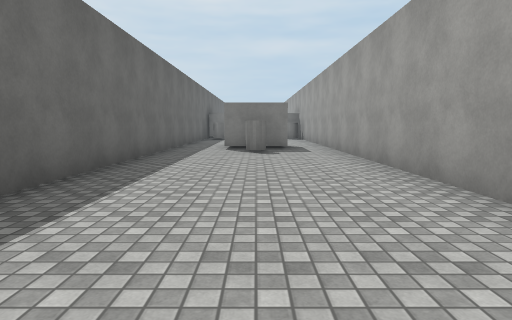
view 1 (above)

15 first-person views from a walk through a Unity game level. The camera is 1.3 m above the floor, tilts 6° down and sees 75° across. The floor is counted in squares, 2 m on a side. Each view is taken from the middle of a square. On the plan, view 1 faces up. The plan holds only what a view shows up to about 10 squares ahead; the rest is blank. The place goes on beyond the plan. Surface patterns are stand-ins for the level's own textures.

view 2
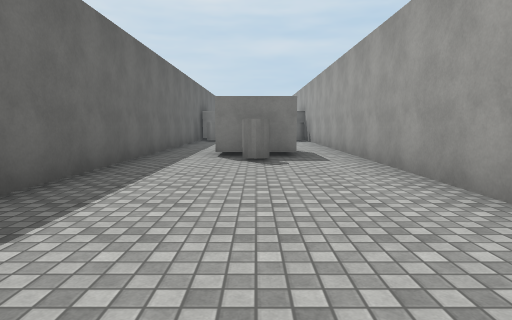

view 3
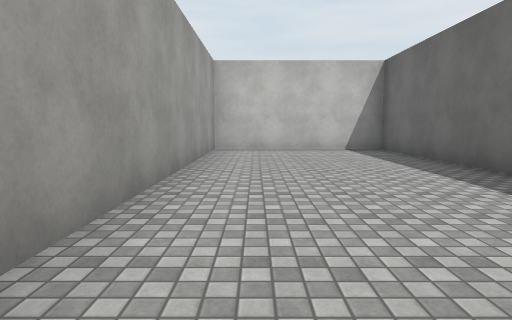

view 4
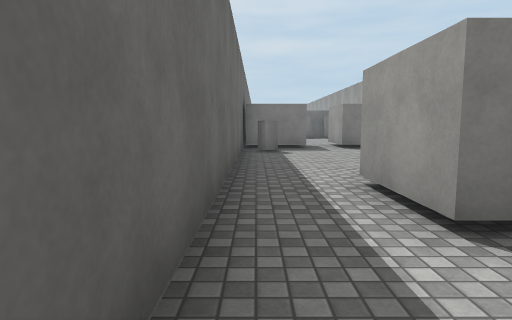

view 5
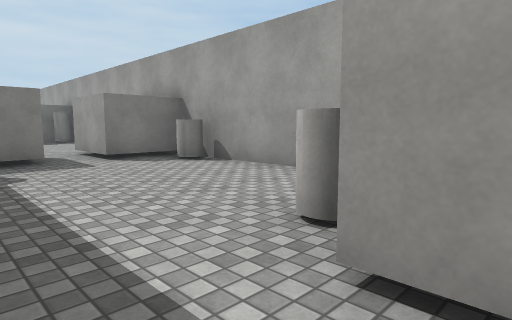

view 6
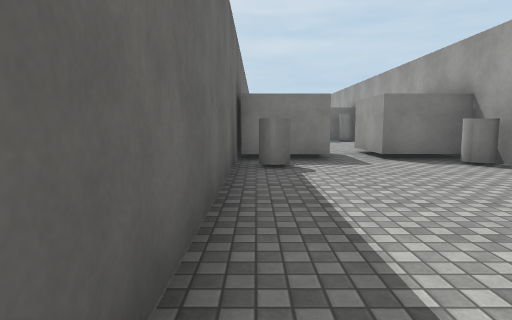

view 7
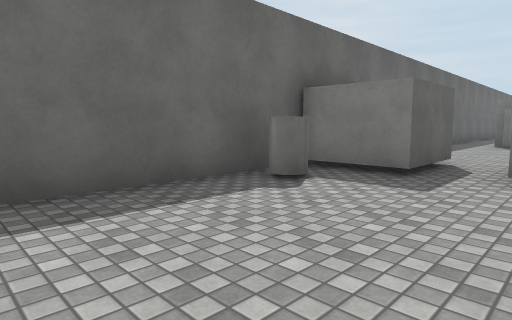

view 8
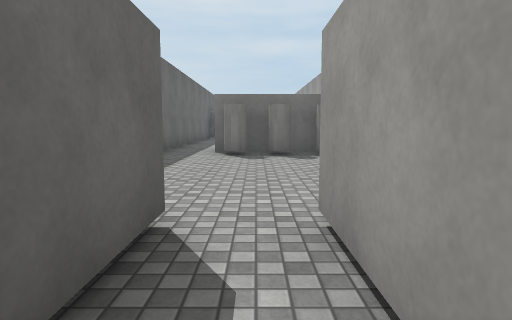

view 9
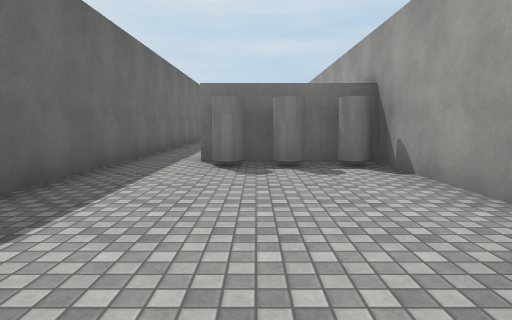

view 10
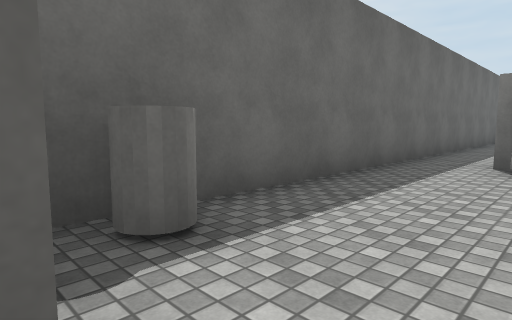

view 11
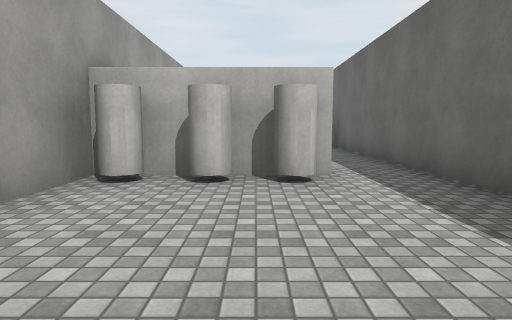

view 12
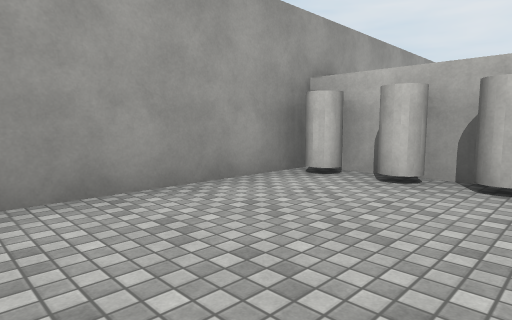

view 13
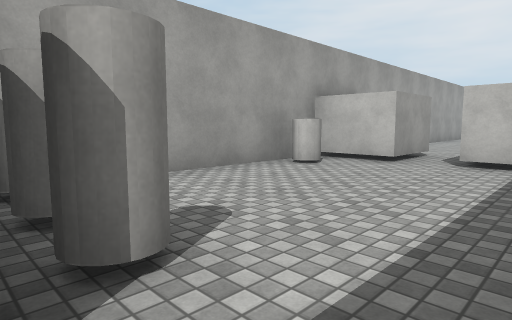

view 14
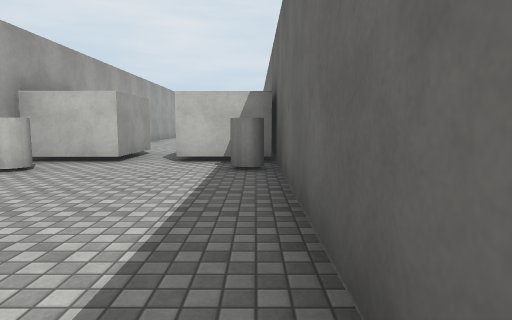

view 15
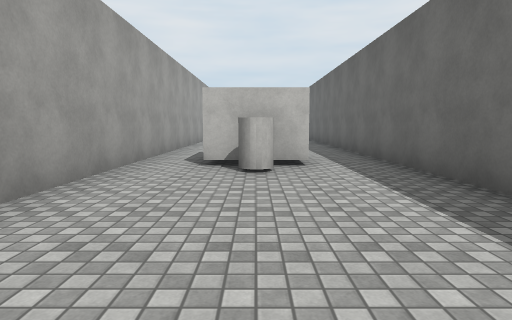

### Floor plan
Points are (right, up) in squares from view 1. A wall is a line through its corners. A room is listed if a view was taken in it or the views show most of it. See-through windows are left out.
Room 1 (views 1, 2, 3, 4, 5, 6)
walls: (0.9, 8.9) (-0.8, 8.9) (-0.8, 10.5); (-2.4, 10.5) (-2.4, -1.9) (2.1, -1.9) (2.1, 10.5)
ways out: opening at (-1.5, 9.5) to room 2; opening at (1, 9.5) to room 2
objects: cylinder (0, 8)
Room 2 (views 7, 8, 9, 10, 15)
walls: (1.2, 16.4) (0.4, 16.4) (0.4, 18.1); (2.1, 10.5) (2.1, 15.5); (-0.6, 18.1) (-0.6, 16.4) (-2.4, 16.4); (-2.4, 17.5) (-2.4, 10.5)
ways out: opening at (-1.5, 9.5) to room 1; opening at (1, 9.5) to room 1; opening at (0, 17.5) to room 4
objects: cylinder (-2, 15); cylinder (0, 11); cylinder (2, 16)
Room 3 (views 11, 12)
walls: (2.1, 25.5) (2.1, 28.6); (-2.4, 29.9) (-2.4, 24.4)
ways out: opening at (-1.5, 24) to room 4
objects: cylinder (0, 25); cylinder (1, 25); cylinder (2, 25)
Room 4 (views 13, 14)
walls: (0.4, 18.1) (2.1, 18.1) (2.1, 23.9) (-1, 23.9); (-2.4, 18.1) (-0.6, 18.1); (-2.4, 24.4) (-2.4, 17.5)
ways out: opening at (0, 17.5) to room 2; opening at (-1.5, 24) to room 3
objects: cylinder (-2, 19); cylinder (0, 23); cylinder (1, 23); cylinder (2, 19); cylinder (2, 23)

Where each view was taken, in squares from view 1:
view 1: 0 up, 0 right, facing up
view 2: 2 up, 0 right, facing up
view 3: 7 up, 1 right, facing down
view 4: 7 up, 2 left, facing up
view 5: 10 up, 2 left, facing up-right
view 6: 10 up, 2 left, facing up
view 7: 12 up, 1 right, facing up-left
view 8: 16 up, 0 right, facing up
view 9: 18 up, 0 right, facing up
view 10: 18 up, 0 right, facing up-left
view 11: 29 up, 0 right, facing down
view 12: 29 up, 1 left, facing down-right
view 13: 24 up, 2 left, facing down-right
view 14: 24 up, 2 left, facing down
view 15: 16 up, 0 right, facing down
